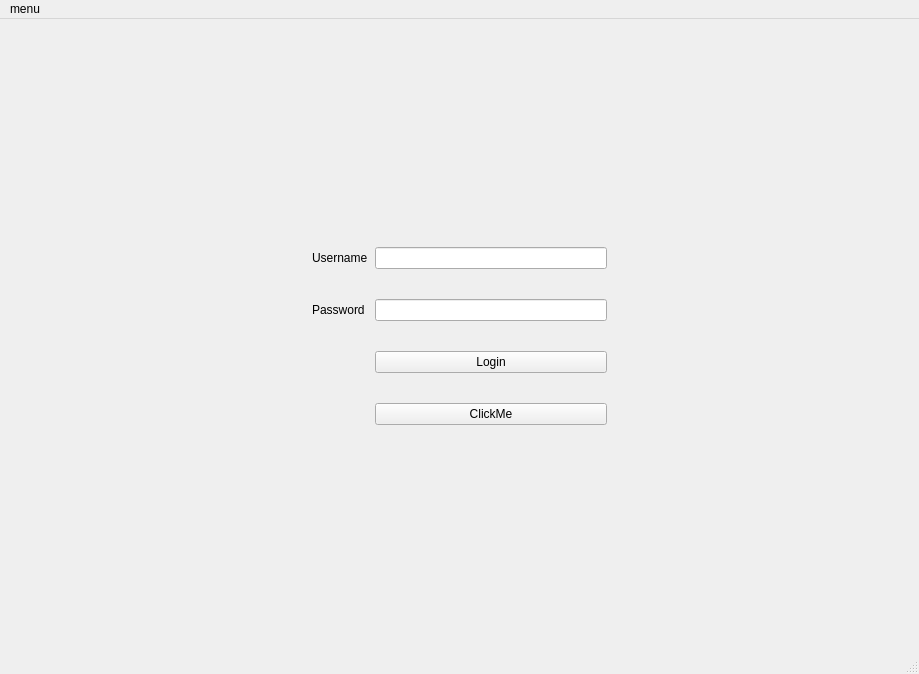
<?xml version="1.0" encoding="UTF-8"?>
<ui version="4.0">
 <class>Helloworld</class>
 <widget class="QMainWindow" name="Helloworld">
  <property name="geometry">
   <rect>
    <x>0</x>
    <y>0</y>
    <width>919</width>
    <height>674</height>
   </rect>
  </property>
  <widget class="QWidget" name="centralwidget">
   <layout class="QVBoxLayout" name="verticalLayout_3">
    <item>
     <layout class="QGridLayout" name="gridLayout_2">
      <item row="0" column="0">
       <widget class="QStackedWidget" name="stackedWidget">
        <property name="currentIndex">
         <number>0</number>
        </property>
        <widget class="QWidget" name="page">
         <layout class="QGridLayout" name="gridLayout_3">
          <item row="1" column="2">
           <spacer name="horizontalSpacer_2">
            <property name="orientation">
             <enum>Qt::Orientation::Horizontal</enum>
            </property>
            <property name="sizeHint" stdset="0">
             <size>
              <width>40</width>
              <height>20</height>
             </size>
            </property>
           </spacer>
          </item>
          <item row="0" column="1">
           <spacer name="verticalSpacer">
            <property name="orientation">
             <enum>Qt::Orientation::Vertical</enum>
            </property>
            <property name="sizeHint" stdset="0">
             <size>
              <width>20</width>
              <height>40</height>
             </size>
            </property>
           </spacer>
          </item>
          <item row="1" column="0">
           <spacer name="horizontalSpacer">
            <property name="orientation">
             <enum>Qt::Orientation::Horizontal</enum>
            </property>
            <property name="sizeHint" stdset="0">
             <size>
              <width>40</width>
              <height>20</height>
             </size>
            </property>
           </spacer>
          </item>
          <item row="1" column="1">
           <layout class="QFormLayout" name="formLayout">
            <property name="horizontalSpacing">
             <number>7</number>
            </property>
            <property name="verticalSpacing">
             <number>30</number>
            </property>
            <item row="0" column="0">
             <widget class="QLabel" name="username_label">
              <property name="text">
               <string>Username</string>
              </property>
             </widget>
            </item>
            <item row="0" column="1">
             <widget class="QLineEdit" name="username_lineEdit"/>
            </item>
            <item row="1" column="0">
             <widget class="QLabel" name="password_label">
              <property name="text">
               <string>Password</string>
              </property>
             </widget>
            </item>
            <item row="1" column="1">
             <widget class="QLineEdit" name="password_lineedit"/>
            </item>
            <item row="2" column="1">
             <widget class="QPushButton" name="Login_pushbutton">
              <property name="text">
               <string>Login</string>
              </property>
             </widget>
            </item>
            <item row="3" column="1">
             <widget class="QPushButton" name="clickme_pushButton">
              <property name="text">
               <string>ClickMe</string>
              </property>
             </widget>
            </item>
           </layout>
          </item>
          <item row="2" column="1">
           <spacer name="verticalSpacer_2">
            <property name="orientation">
             <enum>Qt::Orientation::Vertical</enum>
            </property>
            <property name="sizeHint" stdset="0">
             <size>
              <width>20</width>
              <height>40</height>
             </size>
            </property>
           </spacer>
          </item>
         </layout>
        </widget>
        <widget class="QWidget" name="page_2">
         <layout class="QGridLayout" name="gridLayout">
          <item row="1" column="0">
           <layout class="QGridLayout" name="gridLayout_5">
            <item row="0" column="0">
             <widget class="QTabWidget" name="button_tabWidget">
              <property name="currentIndex">
               <number>0</number>
              </property>
              <widget class="QWidget" name="Button_tab">
               <attribute name="title">
                <string>Buttons</string>
               </attribute>
               <layout class="QVBoxLayout" name="verticalLayout_5">
                <item>
                 <widget class="QPushButton" name="pushButton">
                  <property name="text">
                   <string>PushButton</string>
                  </property>
                 </widget>
                </item>
                <item>
                 <widget class="Line" name="line_13">
                  <property name="orientation">
                   <enum>Qt::Orientation::Horizontal</enum>
                  </property>
                 </widget>
                </item>
                <item>
                 <widget class="QToolButton" name="toolButton">
                  <property name="text">
                   <string>...</string>
                  </property>
                 </widget>
                </item>
                <item>
                 <widget class="Line" name="line_14">
                  <property name="orientation">
                   <enum>Qt::Orientation::Horizontal</enum>
                  </property>
                 </widget>
                </item>
                <item>
                 <widget class="QRadioButton" name="radioButton">
                  <property name="text">
                   <string>Computer</string>
                  </property>
                 </widget>
                </item>
                <item>
                 <widget class="QRadioButton" name="radioButton_2">
                  <property name="text">
                   <string>Mobile</string>
                  </property>
                 </widget>
                </item>
                <item>
                 <widget class="QRadioButton" name="radioButton_3">
                  <property name="text">
                   <string>Laptop</string>
                  </property>
                 </widget>
                </item>
                <item>
                 <widget class="Line" name="line_8">
                  <property name="orientation">
                   <enum>Qt::Orientation::Horizontal</enum>
                  </property>
                 </widget>
                </item>
                <item>
                 <widget class="QCheckBox" name="checkBox_2">
                  <property name="text">
                   <string>Option 1</string>
                  </property>
                 </widget>
                </item>
                <item>
                 <widget class="QCheckBox" name="checkBox_3">
                  <property name="text">
                   <string>Option 2</string>
                  </property>
                 </widget>
                </item>
                <item>
                 <widget class="QCheckBox" name="checkBox">
                  <property name="text">
                   <string>Option 3</string>
                  </property>
                 </widget>
                </item>
                <item>
                 <widget class="Line" name="line_9">
                  <property name="orientation">
                   <enum>Qt::Orientation::Horizontal</enum>
                  </property>
                 </widget>
                </item>
                <item>
                 <widget class="QCommandLinkButton" name="commandLinkButton">
                  <property name="text">
                   <string>CommandLinkButton</string>
                  </property>
                 </widget>
                </item>
                <item>
                 <widget class="Line" name="line_11">
                  <property name="orientation">
                   <enum>Qt::Orientation::Horizontal</enum>
                  </property>
                 </widget>
                </item>
                <item>
                 <widget class="QDialogButtonBox" name="buttonBox">
                  <property name="standardButtons">
                   <set>QDialogButtonBox::StandardButton::Cancel|QDialogButtonBox::StandardButton::Ok</set>
                  </property>
                 </widget>
                </item>
                <item>
                 <widget class="Line" name="line_10">
                  <property name="orientation">
                   <enum>Qt::Orientation::Horizontal</enum>
                  </property>
                 </widget>
                </item>
                <item>
                 <widget class="QTextBrowser" name="textBrowser_buttons"/>
                </item>
               </layout>
              </widget>
              <widget class="QWidget" name="Input_Display_widget_tab">
               <attribute name="title">
                <string>Input</string>
               </attribute>
               <layout class="QGridLayout" name="gridLayout_6">
                <item row="0" column="0">
                 <layout class="QGridLayout" name="gridLayout_4">
                  <item row="0" column="0">
                   <layout class="QHBoxLayout" name="horizontalLayout_3">
                    <item>
                     <widget class="QComboBox" name="comboBox"/>
                    </item>
                    <item>
                     <widget class="Line" name="line">
                      <property name="orientation">
                       <enum>Qt::Orientation::Vertical</enum>
                      </property>
                     </widget>
                    </item>
                    <item>
                     <widget class="QFontComboBox" name="fontComboBox"/>
                    </item>
                    <item>
                     <widget class="Line" name="line_2">
                      <property name="orientation">
                       <enum>Qt::Orientation::Vertical</enum>
                      </property>
                     </widget>
                    </item>
                    <item>
                     <widget class="QDial" name="dial"/>
                    </item>
                    <item>
                     <widget class="Line" name="line_3">
                      <property name="orientation">
                       <enum>Qt::Orientation::Vertical</enum>
                      </property>
                     </widget>
                    </item>
                    <item>
                     <widget class="QSlider" name="verticalSlider">
                      <property name="orientation">
                       <enum>Qt::Orientation::Vertical</enum>
                      </property>
                     </widget>
                    </item>
                    <item>
                     <widget class="Line" name="line_5">
                      <property name="orientation">
                       <enum>Qt::Orientation::Vertical</enum>
                      </property>
                     </widget>
                    </item>
                    <item>
                     <widget class="QSlider" name="horizontalSlider">
                      <property name="orientation">
                       <enum>Qt::Orientation::Horizontal</enum>
                      </property>
                     </widget>
                    </item>
                    <item>
                     <widget class="QDoubleSpinBox" name="doubleSpinBox"/>
                    </item>
                    <item>
                     <widget class="Line" name="line_6">
                      <property name="orientation">
                       <enum>Qt::Orientation::Vertical</enum>
                      </property>
                     </widget>
                    </item>
                    <item>
                     <widget class="Line" name="line_4">
                      <property name="orientation">
                       <enum>Qt::Orientation::Vertical</enum>
                      </property>
                     </widget>
                    </item>
                    <item>
                     <widget class="QSpinBox" name="spinBox"/>
                    </item>
                    <item>
                     <widget class="Line" name="line_7">
                      <property name="orientation">
                       <enum>Qt::Orientation::Vertical</enum>
                      </property>
                     </widget>
                    </item>
                    <item>
                     <widget class="QLCDNumber" name="lcdNumber"/>
                    </item>
                    <item>
                     <widget class="Line" name="line_12">
                      <property name="orientation">
                       <enum>Qt::Orientation::Vertical</enum>
                      </property>
                     </widget>
                    </item>
                    <item>
                     <widget class="Line" name="line_15">
                      <property name="orientation">
                       <enum>Qt::Orientation::Vertical</enum>
                      </property>
                     </widget>
                    </item>
                    <item>
                     <widget class="QProgressBar" name="progressBar_2">
                      <property name="value">
                       <number>24</number>
                      </property>
                     </widget>
                    </item>
                   </layout>
                  </item>
                  <item row="1" column="0">
                   <widget class="QTextBrowser" name="textBrowser_input"/>
                  </item>
                 </layout>
                </item>
               </layout>
              </widget>
              <widget class="QWidget" name="Display_widgets">
               <attribute name="title">
                <string>Display</string>
               </attribute>
               <layout class="QVBoxLayout" name="verticalLayout">
                <item>
                 <layout class="QHBoxLayout" name="horizontalLayout">
                  <item>
                   <widget class="QCalendarWidget" name="calendarWidget"/>
                  </item>
                 </layout>
                </item>
                <item>
                 <widget class="QTextBrowser" name="textBrowser_display"/>
                </item>
               </layout>
              </widget>
             </widget>
            </item>
           </layout>
          </item>
          <item row="0" column="0">
           <widget class="QPushButton" name="pushButton_2">
            <property name="text">
             <string>Navigate to next page</string>
            </property>
           </widget>
          </item>
         </layout>
        </widget>
       </widget>
      </item>
     </layout>
    </item>
   </layout>
  </widget>
  <widget class="QMenuBar" name="menubar">
   <property name="geometry">
    <rect>
     <x>0</x>
     <y>0</y>
     <width>919</width>
     <height>22</height>
    </rect>
   </property>
   <widget class="QMenu" name="menumenu">
    <property name="title">
     <string>menu</string>
    </property>
   </widget>
   <addaction name="menumenu"/>
  </widget>
  <widget class="QStatusBar" name="statusbar"/>
 </widget>
 <resources/>
 <connections/>
</ui>
